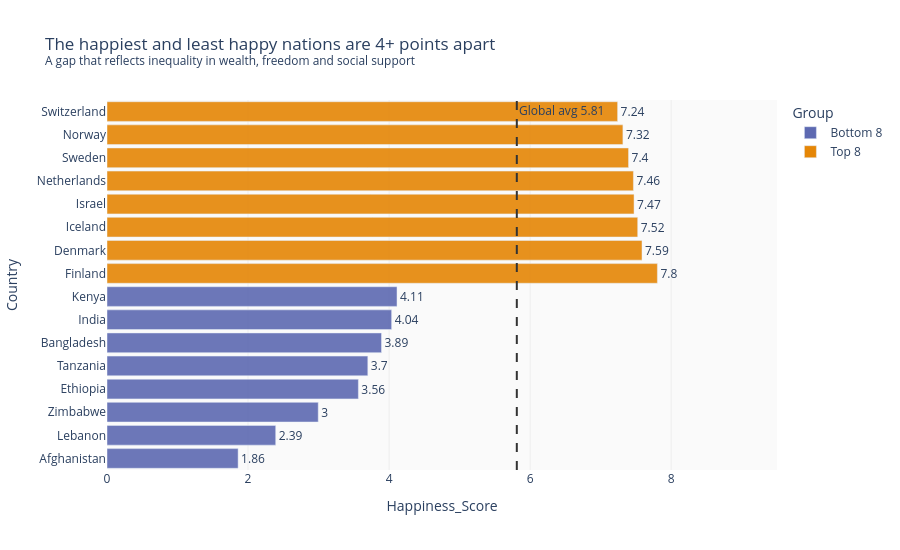

Write notebook code for a chart like this one.
### Markdown cell above
---
## Task 2 — Bottom vs. Top: A Contrast Story

**What to build:** A bar chart that highlights the **gap between the happiest and least happy countries**, focusing on a specific insight.

**Requirements:**
- Show the **top 8 AND bottom 8 countries** together (16 bars total)
- Use **colour** to distinguish the two groups (not Plotly's default rainbow)
- Add a **visual separator or annotation** that emphasises the gap
- Insight title that tells the story of the gap

**Hint:** Use `pd.concat([df.nlargest(8,'Happiness_Score'), df.nsmallest(8,'Happiness_Score')])` to get both groups.

**Stretch goal:** Add a vertical reference line showing the global average.

### Code cell
# Task 2: Top 8 vs. Bottom 8 contrast
# ------------------------------------

# Step 1: Get top and bottom countries
# Step 1: Separate top 8 and bottom 8 countries and label each group
top8 = df.nlargest(8, 'Happiness_Score').copy()
top8['Group'] = 'Top 8'
bottom8 = df.nsmallest(8, 'Happiness_Score').copy()
bottom8['Group'] = 'Bottom 8'

# Step 2: Combine both groups into one dataframe
combined = pd.concat([bottom8, top8])
global_avg = df['Happiness_Score'].mean()

# Step 3: Build horizontal bar chart with colour per group
fig = px.bar(
    combined, x='Happiness_Score', y='Country',
    orientation='h', color='Group',
    color_discrete_map={'Top 8': px.colors.qualitative.Vivid[0],
                        'Bottom 8': px.colors.qualitative.Vivid[1]},
    text=combined['Happiness_Score'].round(2),
    title='The happiest and least happy nations are 4+ points apart<br><sup>A gap that reflects inequality in wealth, freedom and social support</sup>'
)

# Step 4: Style the bars and add global average reference line
fig.update_traces(textposition='outside', marker_opacity=0.9)
fig.add_vline(x=global_avg, line_dash='dash', line_color='#333333',
              annotation_text=f'Global avg {global_avg:.2f}')

# Step 5: Clean up layout
fig.update_layout(
    xaxis=dict(range=[0, 9.5], gridcolor='#EEEEEE', showgrid=True),
    plot_bgcolor='#FAFAFA', bargap=0.15, height=550
)

fig.show()

### Figure 1 — Plotly figure (JSON) as saved in the notebook; plotly's stock layout.template omitted (floating-point values rounded to 4 significant figures)
{"data": [{"hovertemplate": "Group=Bottom 8<br>Happiness_Score=%{x}<br>Country=%{y}<br>text=%{text}<extra></extra>", "legendgroup": "Bottom 8", "marker": {"color": "rgb(93, 105, 177)", "opacity": 0.9, "pattern": {"shape": ""}}, "name": "Bottom 8", "orientation": "h", "showlegend": true, "text": [1.86, 2.39, 3.0, 3.56, 3.7, 3.89, 4.04, 4.11], "textposition": "outside", "type": "bar", "x": [1.859, 2.392, 2.995, 3.564, 3.698, 3.892, 4.036, 4.112], "xaxis": "x", "y": ["Afghanistan", "Lebanon", "Zimbabwe", "Ethiopia", "Tanzania", "Bangladesh", "India", "Kenya"], "yaxis": "y"}, {"hovertemplate": "Group=Top 8<br>Happiness_Score=%{x}<br>Country=%{y}<br>text=%{text}<extra></extra>", "legendgroup": "Top 8", "marker": {"color": "rgb(229, 134, 6)", "opacity": 0.9, "pattern": {"shape": ""}}, "name": "Top 8", "orientation": "h", "showlegend": true, "text": [7.8, 7.59, 7.52, 7.47, 7.46, 7.4, 7.32, 7.24], "textposition": "outside", "type": "bar", "x": [7.804, 7.586, 7.525, 7.473, 7.464, 7.395, 7.315, 7.24], "xaxis": "x", "y": ["Finland", "Denmark", "Iceland", "Israel", "Netherlands", "Sweden", "Norway", "Switzerland"], "yaxis": "y"}], "layout": {"annotations": [{"showarrow": false, "text": "Global avg 5.81", "x": 5.811, "xanchor": "left", "xref": "x", "y": 1, "yanchor": "top", "yref": "y domain"}], "bargap": 0.15, "barmode": "relative", "height": 550, "legend": {"title": {"text": "Group"}, "tracegroupgap": 0}, "plot_bgcolor": "#FAFAFA", "shapes": [{"line": {"color": "#333333", "dash": "dash"}, "type": "line", "x0": 5.811, "x1": 5.811, "xref": "x", "y0": 0, "y1": 1, "yref": "y domain"}], "title": {"text": "The happiest and least happy nations are 4+ points apart<br><sup>A gap that reflects inequality in wealth, freedom and social support</sup>"}, "xaxis": {"anchor": "y", "domain": [0, 1], "gridcolor": "#EEEEEE", "range": [0, 9.5], "showgrid": true, "title": {"text": "Happiness_Score"}}, "yaxis": {"anchor": "x", "domain": [0, 1], "title": {"text": "Country"}}}}
